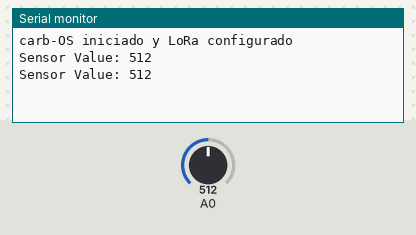
Bench run of a sketch on a simulated Arduino Uno, built with avr-gcc and run on an emulated ATmega328P. Shown: the last lines printed to the serial monitor. The test bench sets the inputs (shaded band); at power-on: A0 = 512. No radio packets arrive unless stated.

Above: at 4.8 s.
4.9 s: A0 set to 716
At 10.9 s:
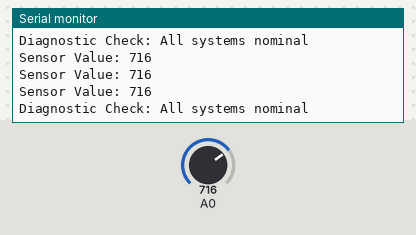
11.2 s: A0 set to 900
At 13.1 s:
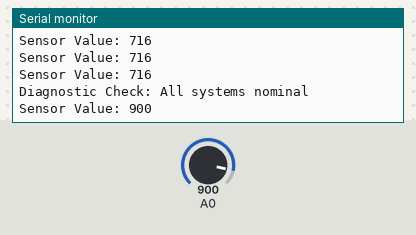
Timing chart, 0 to 14.6 s (numbered marks = the images above; inputs shaded):
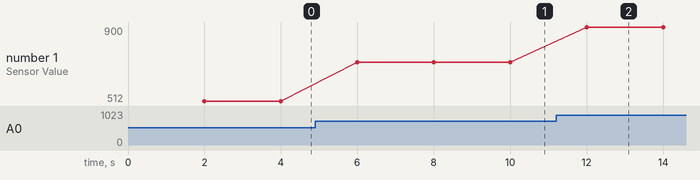

Measured:
- after the input at 4.9 s, the serial monitor: prints a new line after 1.1 s (image 1)
- after the input at 11.2 s, the serial monitor: prints a new line after 0.80 s (image 2)
- plotted number 1: 512 → 716 after the input at 4.9 s, 716 → 900 after the input at 11.2 s

The sketch:

carb-OS.ino
```cpp
#include <SPI.h>
#include <LoRa.h>

#define LORA_SS 10
#define LORA_RST 9
#define LORA_DIO0 2

const unsigned long SENSOR_INTERVAL = 2000;
const unsigned long DIAGNOSTIC_INTERVAL = 5000;

unsigned long lastSensorRead = 0;
unsigned long lastDiagnosticCheck = 0;

void readSensorTask() {
    int sensorValue = analogRead(A0);
    Serial.print("Sensor Value: ");
    Serial.println(sensorValue);

    LoRa.beginPacket();
    LoRa.print("Sensor Value: ");
    LoRa.print(sensorValue);
    LoRa.endPacket();
}

void diagnosticTask() {
    Serial.println("Diagnostic Check: All systems nominal");
    LoRa.beginPacket();
    LoRa.println("Diagnostic Check: All systems nominal");
    LoRa.endPacket();
}

void setup() {
    Serial.begin(9600);
    pinMode(A0, INPUT);

    LoRa.setPins(LORA_SS, LORA_RST, LORA_DIO0);
    if (!LoRa.begin(915E6)) {
        Serial.println("LoRa init failed. Check your connections.");
        while (1);
    }
    Serial.println("carb-OS iniciado y LoRa configurado");
}

void loop() {
    unsigned long currentMillis = millis();

    if (currentMillis - lastSensorRead >= SENSOR_INTERVAL) {
        lastSensorRead = currentMillis;
        readSensorTask();
    }

    if (currentMillis - lastDiagnosticCheck >= DIAGNOSTIC_INTERVAL) {
        lastDiagnosticCheck = currentMillis;
        diagnosticTask();
    }
}
```
